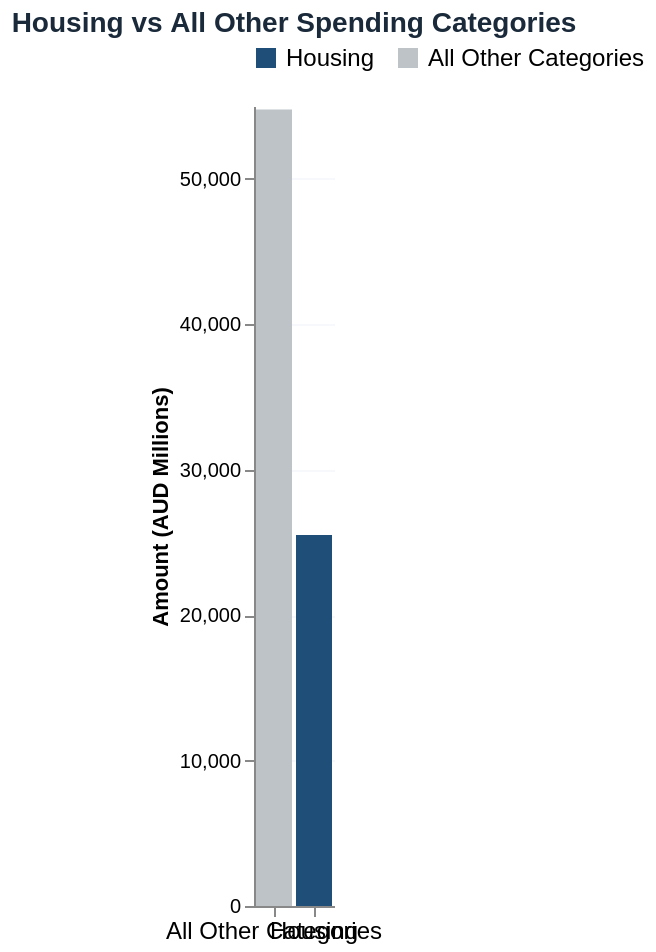

Source (Vega-Lite JSON):
### Vega-Lite specification from a JSON file in a GitHub repository (floating-point values rounded to 4 significant figures)
{"$schema": "https://vega.github.io/schema/vega-lite/v5.json", "title": {"text": "Housing vs All Other Spending Categories", "fontSize": 14, "fontWeight": 600, "color": "#1a2a3a"}, "width": "container", "height": 400, "config": {"view": {"stroke": "transparent"}}, "data": {"values": [{"group": "Housing", "amount": 25500}, {"group": "All Other Categories", "amount": 54755}]}, "mark": {"type": "bar", "tooltip": {"content": "data"}}, "encoding": {"x": {"field": "group", "type": "nominal", "title": null, "axis": {"labelAngle": 0, "labelFontSize": 12}}, "y": {"field": "amount", "type": "quantitative", "title": "Amount (AUD Millions)", "axis": {"tickCount": 5, "grid": true, "gridColor": "#e2e8f0", "gridOpacity": 0.3}}, "color": {"field": "group", "type": "nominal", "scale": {"domain": ["Housing", "All Other Categories"], "range": ["#1f4e79", "#bdc3c7"]}, "legend": {"orient": "top", "title": null, "labelFontSize": 12}}, "tooltip": [{"field": "group", "type": "nominal", "title": "Group"}, {"field": "amount", "type": "quantitative", "title": "Amount (AUD Mn)", "format": ",.0f"}]}}
